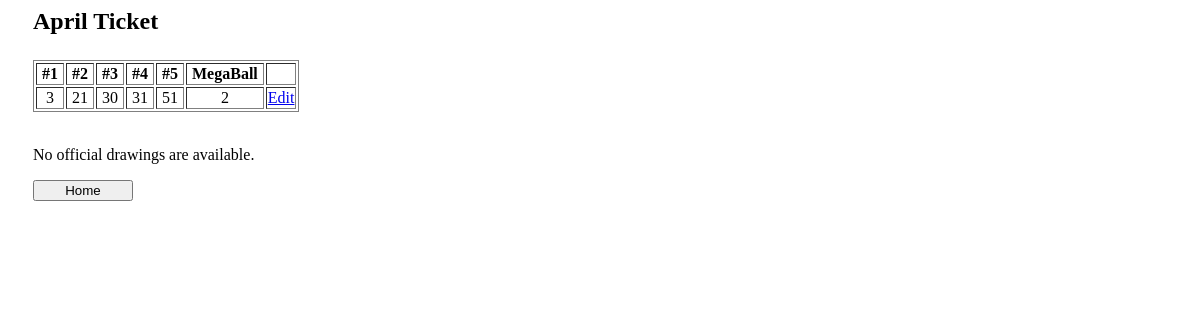
Before: /viewTickets/viewDrawings/1 with the older database file.
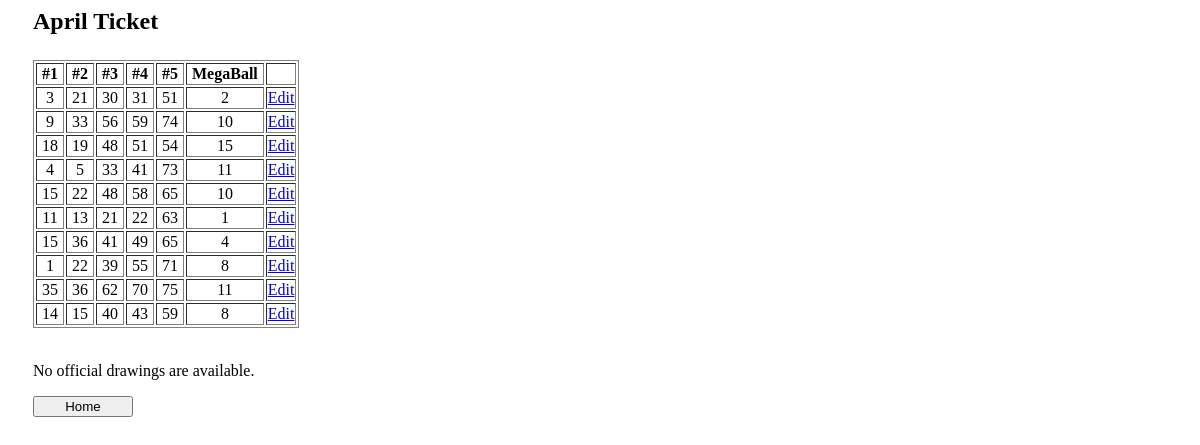
After: the same page with the newer database file.
### drawings/models.py (models this page shows, shortened)
class LottoTicket(models.Model):
    ticket_title = models.CharField(max_length=50)
    date_purchased = models.DateField('Data Purchased')
    number_of_draws = models.IntegerField('Number of Draws')
    multiplier_ind = models.BooleanField(default=False)

class Drawing(models.Model):
    lotto_ticket = models.ForeignKey(LottoTicket)
    val1 = models.IntegerField()
    val2 = models.IntegerField()
    val3 = models.IntegerField()
    val4 = models.IntegerField()
    val5 = models.IntegerField()
    power_ball = models.IntegerField()

### drawings/views.py (the view)
# urls.py: url(r'^viewTickets/viewDrawings/(?P<ticketId>\d+)$', views.viewDrawings, name='viewDrawings'),
def viewDrawings(request, ticketId):
    print "in viewDrawings"
    lottoTicket = LottoTicket.objects.get(id=ticketId)
    drawingsForm = viewDrawingsForm()
    context = RequestContext(request, {'lotto_ticket': LottoTicket.objects.get(id=ticketId),
                                       'official_drawings': viewDrawingsForm.getApplicableOfficialDrawings(drawingsForm,lottoTicket.date_purchased, lottoTicket.number_of_draws),
                                       'winningDrawingsTable': drawingsForm.generatePayoutDictionary(lottoTicket, viewDrawingsForm.getApplicableOfficialDrawings(drawingsForm,lottoTicket.date_purchased, lottoTicket.number_of_draws))})
    return render(request, 'drawings/viewDrawings.html', context)

### drawings/templates/drawings/viewDrawings.html (shortened to what this page needs)
{% if lotto_ticket %}
    <h2 style="margin-left:25px;">{{ lotto_ticket.ticket_title }}</h2>
    <table border="1" style="border-style:solid; margin-left:25px; margin-top:25px;" >
        <tr>
            <th>&nbsp;#1&nbsp;</th>
            <th>&nbsp;#2&nbsp;</th>
            <th>&nbsp;#3&nbsp;</th>
            <th>&nbsp;#4&nbsp;</th>
            <th>&nbsp;#5&nbsp;</th>
            <th>&nbsp;MegaBall&nbsp;</th>
            <th>&nbsp;</th>
        </tr>
        {% for drawing in lotto_ticket.drawing_set.all %}
            <tr style="text-align: center">
                <td>{{ drawing.val1 }}</td>
                <td>{{ drawing.val2 }}</td>
                <td>{{ drawing.val3 }}</td>
                <td>{{ drawing.val4 }}</td>
                <td>{{ drawing.val5 }}</td>
                <td>{{ drawing.power_ball }}</td>
                <td><a href="maintainDrawing/{{ drawing.id }}">Edit</a></td>
            </tr>
        {% endfor %}
    </table>
{% else %}
    <p>No drawings are available.</p>
{% endif %}
{% if official_drawings %}
    <h2 style="margin-left:25px;">Official Drawings To Date</h2>
    <table border="1" style="border-style:solid; margin-left:25px; margin-top:25px;" >
        <tr>
            <th>&nbsp;Date&nbsp;</th>
            <th>&nbsp;#1&nbsp;</th>
            <th>&nbsp;#2&nbsp;</th>
            <th>&nbsp;#3&nbsp;</th>
            <th>&nbsp;#4&nbsp;</th>
            <th>&nbsp;#5&nbsp;</th>
            <th>&nbsp;MegaBall&nbsp;</th>
            <th>&nbsp;Multiplier&nbsp;</th>
        </tr>
        {% for officialDrawing in official_drawings %}
            <tr style="text-align: center">
                <td>{{ officialDrawing.drawing_date | date:"DATE_FORMAT" }}</td>
                <td>{{ officialDrawing.val1 }}</td>
                <td>{{ officialDrawing.val2 }}</td>
                <td>{{ officialDrawing.val3 }}</td>
                <td>{{ officialDrawing.val4 }}</td>
                <td>{{ officialDrawing.val5 }}</td>
                <td>{{ officialDrawing.power_ball }}</td>
                <td>{{ officialDrawing.multiplier }}x</td>
            </tr>
        {% endfor %}
    </table>
{% else %}
    <p style="margin-left:25px;">No official drawings are available.</p>
{% endif %}
<input type="button" onclick="location.href ='/'" value="Home" style="margin-left:25px; width:100px;" />

Changed rows visible on the page:
added Drawing: val1 "9", val2 "33", val3 "56", val4 "59", val5 "74", power_ball "10"
added Drawing: val1 "18", val2 "19", val3 "48", val4 "51", val5 "54", power_ball "15"
added Drawing: val1 "4", val2 "5", val3 "33", val4 "41", val5 "73", power_ball "11"
added Drawing: val1 "15", val2 "22", val3 "48", val4 "58", val5 "65", power_ball "10"
added Drawing: val1 "11", val2 "13", val3 "21", val4 "22", val5 "63", power_ball "1"
added Drawing: val1 "15", val2 "36", val3 "41", val4 "49", val5 "65", power_ball "4"
added Drawing: val1 "1", val2 "22", val3 "39", val4 "55", val5 "71", power_ball "8"
added Drawing: val1 "35", val2 "36", val3 "62", val4 "70", val5 "75", power_ball "11"
added Drawing: val1 "14", val2 "15", val3 "40", val4 "43", val5 "59", power_ball "8"
